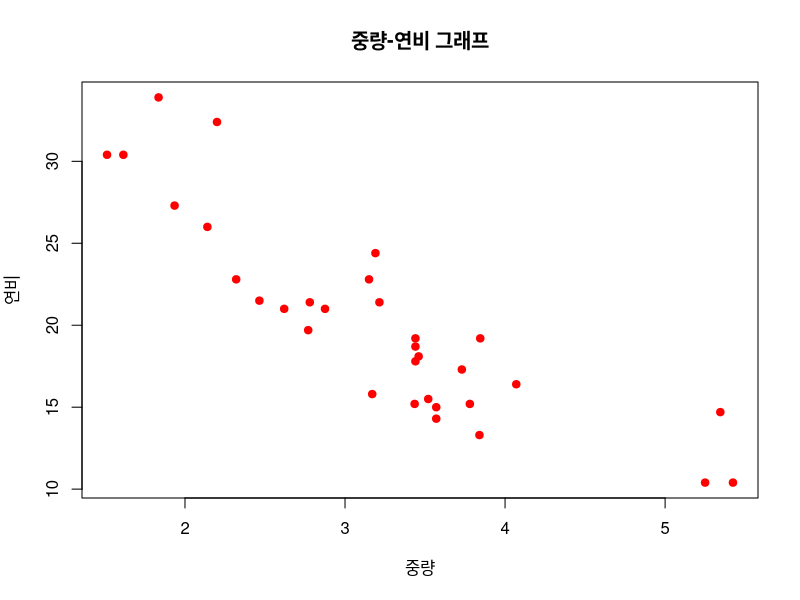
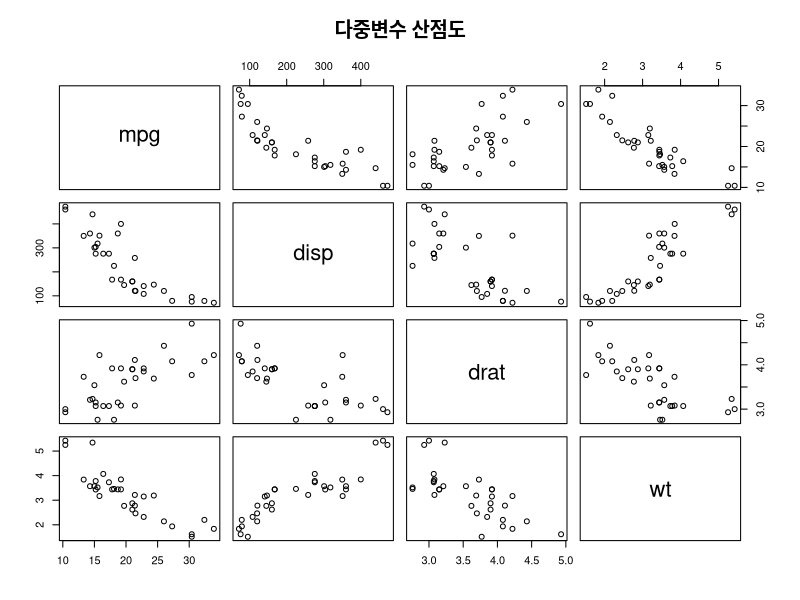
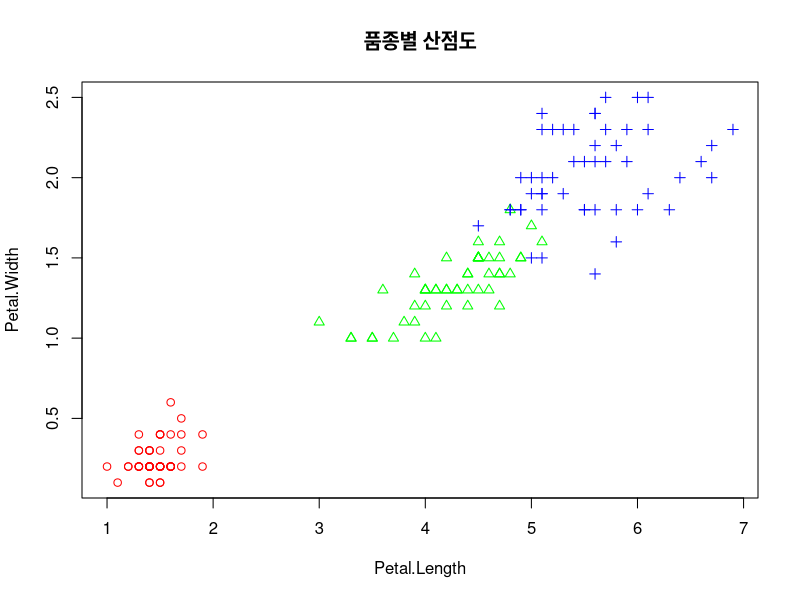
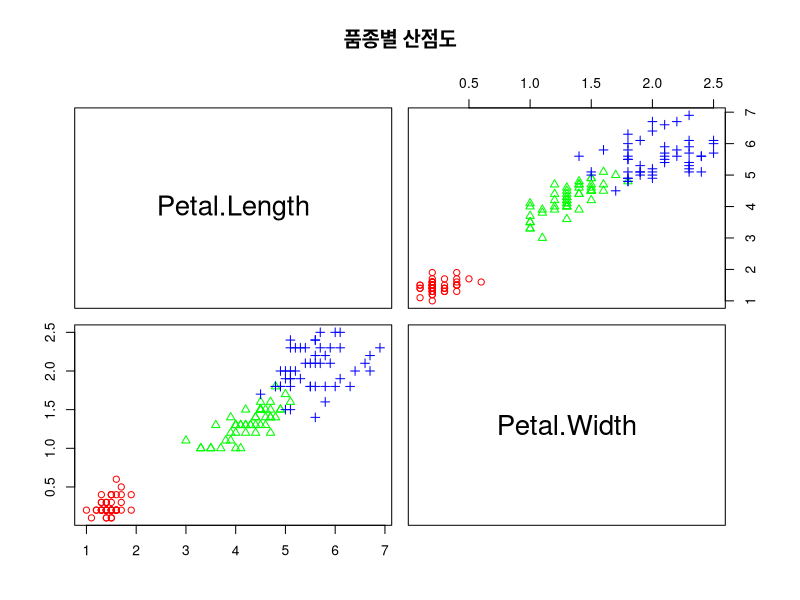

Reproduce these figures in R, in order.
dim(mtcars)
class(mtcars)

wt<-mtcars$wt
mpg <- mtcars$mpg

plot(x=wt,y=mpg,
  main = "중량-연비 그래프",
  xlab = "중량",
  ylab = "연비",
  col = "red",
  pch = 19
)

vars<-c("mpg","disp","drat",'wt')
target<-mtcars[,vars]
head(target)
class(target)

pairs(x=target,main="다중변수 산점도")
irisdata <- iris[,3:4]
head(irisdata)

point<-as.numeric(iris$Species)
point
class(point)
color<-c("red","green","blue")
plot(x=irisdata,main="품종별 산점도",pch=c(point),col=color[point])
pairs(x=irisdata,main="품종별 산점도",pch=c(point),col=color[point])
